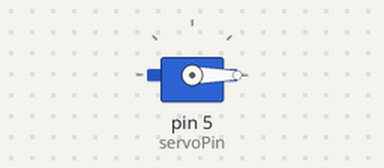
Recording of a sketch running on a simulated Arduino Uno, built with avr-gcc and run on an emulated ATmega328P. On the bench: servo.

Above: at 0.05 s.
Timing chart, 0 to 4.6 s (numbered marks = the images above):
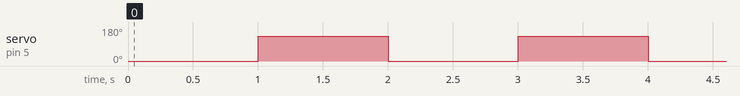

The sketch:

rightServoTest.ino
```cpp
#include<Servo.h>

int servoPin = 5;
Servo myServo;
void setup() {
  // put your setup code here, to run once:
  myServo.attach(servoPin);
}

void loop() {
  // put your main code here, to run repeatedly:
myServo.write(0);
delay(1000);
myServo.write(130);
delay(1000);
}
```

Measured:
- by itself, servo on pin 5 (servoPin): alternates 130° for 1.0 s and 0° for 1.0 s
